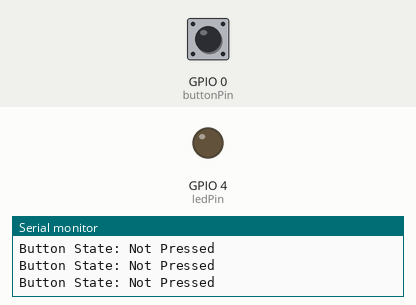
The sketch below on a simulated ESP32. Shown: output pins drawn as LEDs (lit = HIGH), the last lines printed to the serial monitor. Inputs (shaded band) come from the test bench; at power-on: GPIO 0 (buttonPin) HIGH.

Above: at 1.2 s.
1.3 s: GPIO 0 (buttonPin) pulled LOW for 0.15 s
At 1.4 s:
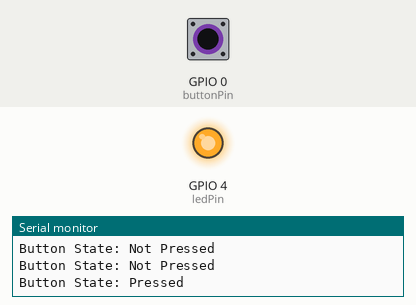
3.0 s: GPIO 0 (buttonPin) pulled LOW for 3.2 s
At 7.0 s:
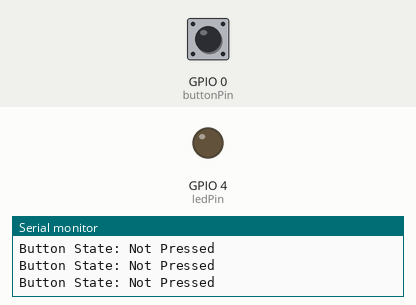
Timing chart, 0 to 8.5 s (numbered marks = the images above; inputs shaded):
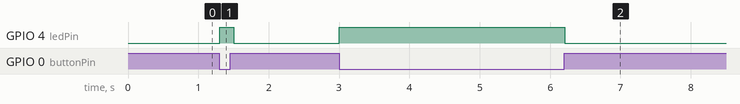

Measured:
- after the input at 1.3 s, GPIO 4 (ledPin): LOW → HIGH at once, → LOW 0.20 s later
- after the input at 3.0 s, GPIO 4 (ledPin): LOW → HIGH at once, → LOW 3.2 s later

The sketch:

esp32cam_led.ino
```cpp
// 定義引腳
const int buttonPin = 0;  // IO0 引腳
const int ledPin = 4;     // LED 引腳（通常是 GPIO 4）

void setup() {
    Serial.begin(115200); // 初始化串口，波特率為 115200
    pinMode(buttonPin, INPUT_PULLUP);  // 設定 IO0 為輸入，並啟用內部上拉電阻
    pinMode(ledPin, OUTPUT);             // 設定 LED 引腳為輸出
    digitalWrite(ledPin, LOW);           // 確保 LED 初始狀態為熄滅
}

void loop() {
    // 讀取按鈕狀態
    int buttonState = digitalRead(buttonPin);

    // 檢查按鈕是否被按下
    if (buttonState == LOW) { // 按鈕按下時，IO0 為 LOW
        digitalWrite(ledPin, HIGH); // 點亮 LED
        Serial.println("Button State: Pressed"); // 傳送狀態到 UART
    } else {
        digitalWrite(ledPin, LOW);  // 熄滅 LED
        Serial.println("Button State: Not Pressed"); // 傳送狀態到 UART
    }

    delay(100); // 防抖延遲
}
```
